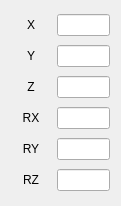
      <widget class="QWidget" name="gridLayoutWidget_3">
       <property name="geometry">
        <rect>
         <x>500</x>
         <y>30</y>
         <width>121</width>
         <height>206</height>
        </rect>
       </property>
       <layout class="QGridLayout" name="gridLayout_3">
        <item row="4" column="0">
         <widget class="QLabel" name="label_69">
          <property name="minimumSize">
           <size>
            <width>40</width>
            <height>0</height>
           </size>
          </property>
          <property name="text">
           <string>RY</string>
          </property>
          <property name="alignment">
           <set>Qt::AlignCenter</set>
          </property>
         </widget>
        </item>
        <item row="5" column="0">
         <widget class="QLabel" name="label_70">
          <property name="minimumSize">
           <size>
            <width>40</width>
            <height>0</height>
           </size>
          </property>
          <property name="text">
           <string>RZ</string>
          </property>
          <property name="alignment">
           <set>Qt::AlignCenter</set>
          </property>
         </widget>
        </item>
        <item row="0" column="0">
         <widget class="QLabel" name="label_72">
          <property name="minimumSize">
           <size>
            <width>40</width>
            <height>0</height>
           </size>
          </property>
          <property name="text">
           <string>X</string>
          </property>
          <property name="alignment">
           <set>Qt::AlignCenter</set>
          </property>
         </widget>
        </item>
        <item row="1" column="0">
         <widget class="QLabel" name="label_73">
          <property name="minimumSize">
           <size>
            <width>40</width>
            <height>0</height>
           </size>
          </property>
          <property name="text">
           <string>Y</string>
          </property>
          <property name="alignment">
           <set>Qt::AlignCenter</set>
          </property>
         </widget>
        </item>
        <item row="3" column="0">
         <widget class="QLabel" name="label_75">
          <property name="minimumSize">
           <size>
            <width>40</width>
            <height>0</height>
           </size>
          </property>
          <property name="text">
           <string>RX</string>
          </property>
          <property name="alignment">
           <set>Qt::AlignCenter</set>
          </property>
         </widget>
        </item>
        <item row="2" column="0">
         <widget class="QLabel" name="label_76">
          <property name="minimumSize">
           <size>
            <width>40</width>
            <height>0</height>
           </size>
          </property>
          <property name="text">
           <string>Z</string>
          </property>
          <property name="alignment">
           <set>Qt::AlignCenter</set>
          </property>
         </widget>
        </item>
        <item row="0" column="1">
         <widget class="QLineEdit" name="LE_TCP_REF_X"/>
        </item>
        <item row="1" column="1">
         <widget class="QLineEdit" name="LE_TCP_REF_Y"/>
        </item>
        <item row="2" column="1">
         <widget class="QLineEdit" name="LE_TCP_REF_Z"/>
        </item>
        <item row="3" column="1">
         <widget class="QLineEdit" name="LE_TCP_REF_RX"/>
        </item>
        <item row="4" column="1">
         <widget class="QLineEdit" name="LE_TCP_REF_RY"/>
        </item>
        <item row="5" column="1">
         <widget class="QLineEdit" name="LE_TCP_REF_RZ"/>
        </item>
       </layout>
      </widget>
